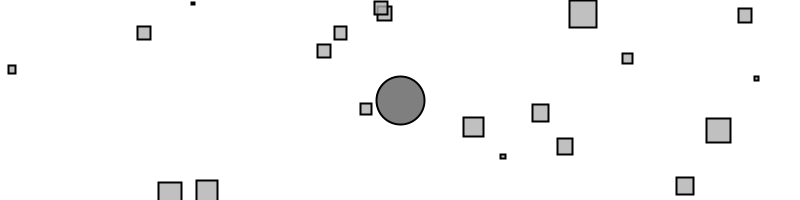
Frame 1 (no input)
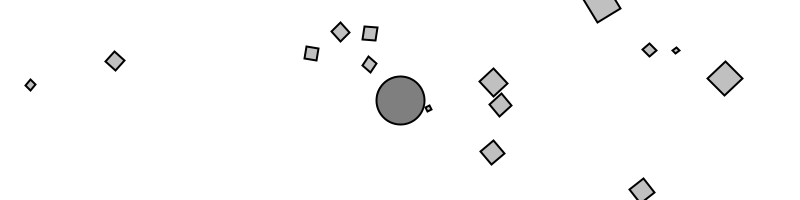
Frame 60 (the mouse pressed at the canvas centre just before this capture)
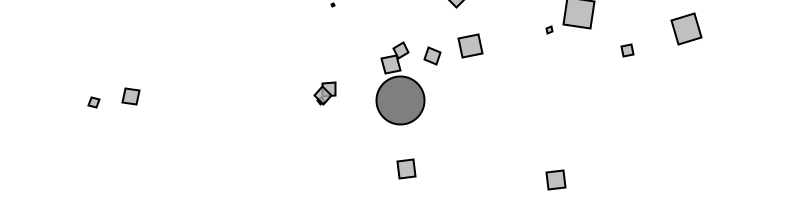
Frame 120 (the mouse held since frame 60 and released just before this capture)

The Processing sketch that drew these frames (run headless with seeded random() and noise(); from frame 60 on, the mouse is pressed at the canvas centre):

// Processing sketch: RandomMoversRotating1
// ── RandomMoversRotating1.pde
MoverRotating1[] movers = new MoverRotating1[20];

Attractor a;

void setup() {
  size(800,200);
  smooth();
  background(255);
  for (int i = 0; i < movers.length; i++) {
    movers[i] = new MoverRotating1(random(0.1,2),random(width),random(height)); 
  }
  a = new Attractor();
}

void draw() {
  //background(255);
  
  rectMode(CORNER);
  noStroke();
  //fill(255,5);
  fill(255);
  rect(0,0,width,height);
  
  a.display();

  for (int i = 0; i < movers.length; i++) {
    PVector force = a.attract(movers[i]);
    movers[i].applyForce(force);

    movers[i].update();
    movers[i].display();
  }

}

// ── Attractor.pde
// Attraction
// Daniel Shiffman <http://www.shiffman.net>

// A class for a draggable attractive body in our world

class Attractor {
  float mass;         // Mass, tied to size
  PVector location;   // Location
  float g;

  Attractor() {
    location = new PVector(width/2, height/2);
    mass = 20;
    g = 0.4;
  }


  PVector attract(MoverRotating1 m) {
    PVector force = PVector.sub(location, m.location);             // Calculate direction of force
    float distance = force.mag();                                 // Distance between objects
    distance = constrain(distance, 5.0, 25.0);                             // Limiting the distance to eliminate "extreme" results for very close or very far objects
    force.normalize();                                            // Normalize vector (distance doesn't matter here, we just want this vector for direction)
    float strength = (g * mass * m.mass) / (distance * distance); // Calculate gravitional force magnitude
    force.mult(strength);                                         // Get force vector --> magnitude * direction
    return force;
  }

  // Method to display
  void display() {
    stroke(0);
    strokeWeight(2);
    fill(127);
    ellipse(location.x, location.y, 48, 48);
  }
}



// ── MoverRotating1.pde
class MoverRotating1 {

  PVector location;
  PVector velocity;
  PVector acceleration;
  float mass;

  float angle = 0;
  float aVelocity = 0;
  float aAcceleration = 0;

  MoverRotating1(float m, float x, float y) {
    mass = m;
    location = new PVector(x,y);
    velocity = new PVector(random(-1,1),random(-1,1));
    acceleration = new PVector(0,0);
  }

  void applyForce(PVector force) {
    PVector f = PVector.div(force,mass);
    acceleration.add(f);
  }

  void update() {

    velocity.add(acceleration);
    location.add(velocity);

    aAcceleration = acceleration.x / 10.0;
    aVelocity += aAcceleration;
    aVelocity = constrain(aVelocity,-0.1,0.1);
    angle += aVelocity;

    acceleration.mult(0);
  }

  void display() {
    stroke(0);
    fill(175,200);
    rectMode(CENTER);
    pushMatrix();
    translate(location.x,location.y);
    rotate(angle);
    rect(0,0,mass*16,mass*16);
    popMatrix();
  }

}
